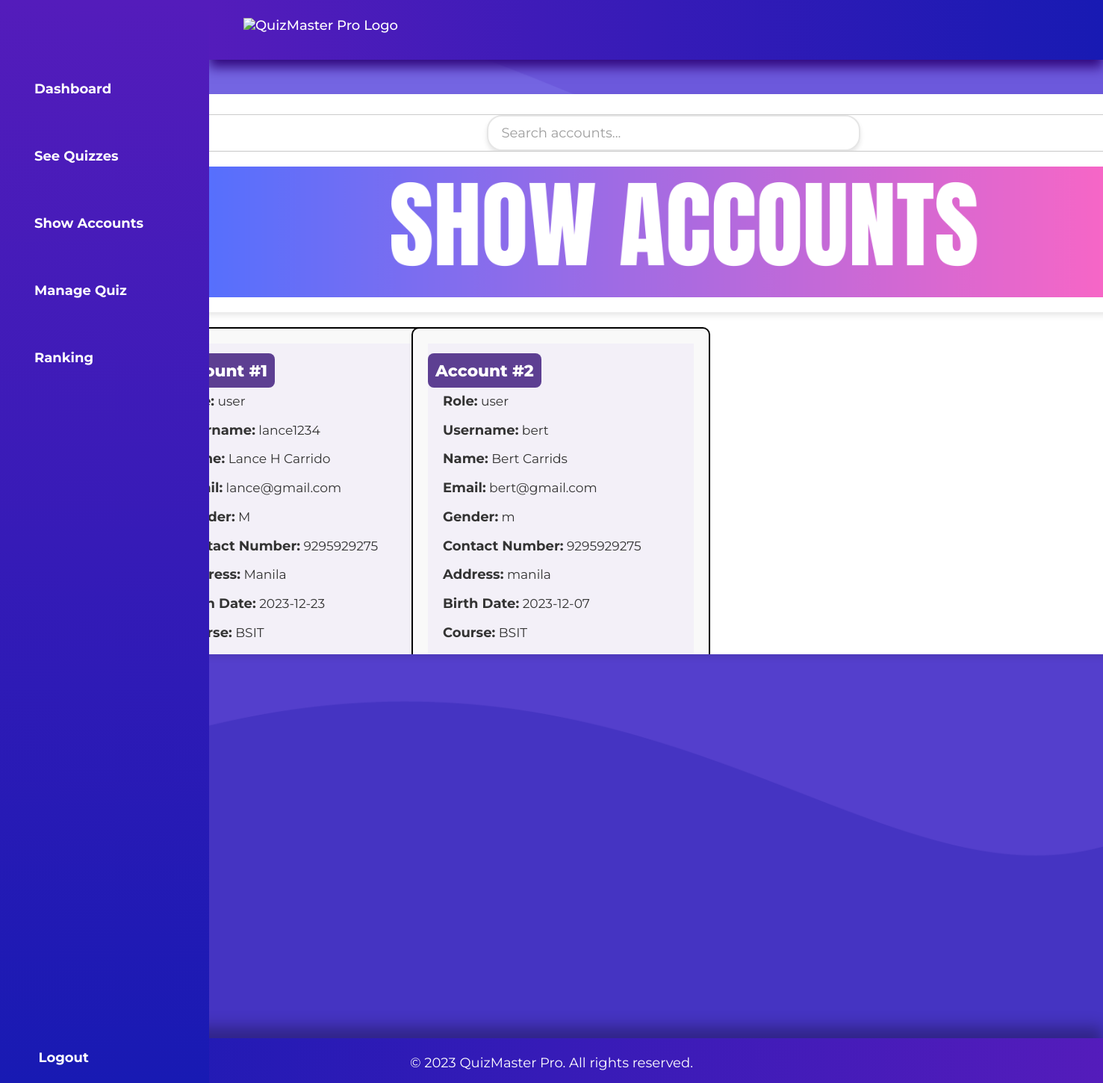
The page /dash.php on the database its author committed.
### tables this page shows
CREATE TABLE `user` (
  `id` int(11) NOT NULL,
  `role` varchar(5) NOT NULL,
  `username` varchar(225) NOT NULL,
  `firstname` varchar(225) NOT NULL,
  `middlename` varchar(50) NOT NULL,
  `lastname` varchar(255) NOT NULL,
  `email` varchar(225) NOT NULL,
  `contactnum` bigint(11) NOT NULL,
  `gender` varchar(1) NOT NULL,
  `address` varchar(70) NOT NULL,
  `birthdate` date NOT NULL,
  `course` varchar(10) NOT NULL,
  `yr_lvl` int(1) NOT NULL,
  `section` varchar(20) NOT NULL,
  `password` varchar(225) NOT NULL
);

### adminView/viewAccounts.php (the view, shortened to what this page needs)
<!DOCTYPE html>
<html lang="en">
<head>
    <link rel="stylesheet" href="https://cdnjs.cloudflare.com/ajax/libs/font-awesome/5.15.3/css/all.min.css">
    <link rel="stylesheet" href="./CSS/Accounts.css">
</head>
<body>
<div class="search-wrapper">
                <form action="dash.php?view=searchAcc" method="post">
                    <input type="search" name="search" placeholder="Search accounts...">
                </form>
            </div>
    <div class="container">
    <img src="MainPics/h2.png" alt="QuizMaster Pro Logo" style="max-height: 250px; margin-top: 0; width: 1300px; margin-left: 20px">
        </div>
        <div class="card-container">
            <?php
            include_once "./config/mysql_connect.php";
            $sql = "SELECT * FROM user WHERE role != 'admin'";
            $result = $conn->query($sql);
            $count = 1;
            if ($result->num_rows > 0) {
                while ($row = $result->fetch_assoc()) {
                    $name = ucwords($row['firstname'] . ' ' . $row['middlename'] .' '. $row['lastname']);
            ?>
                    <div class="account-card">
                        <div class="card-content">
                            <span class="card-title">Account #<?= $count ?></span>
                            <p><strong>Role:</strong> <?= $row["role"] ?></p>
                            <p><strong>Username:</strong> <?= $row["username"] ?></p>
                            <p><strong>Name:</strong> <?= $name ?></p>
                            <p><strong>Email:</strong> <?= $row["email"] ?></p>
                            <p><strong>Gender:</strong> <?= $row["gender"] ?></p>
                            <p><strong>Contact Number:</strong> <?= $row["contactnum"] ?></p>
                            <p><strong>Address:</strong> <?= $row["address"] ?></p>
                            <p><strong>Birth Date:</strong> <?= $row["birthdate"] ?></p>
                            <p><strong>Course:</strong> <?= $row["course"] ?></p>
                            <p><strong>Year Level:</strong> <?= $row["yr_lvl"] ?></p>
                        </div>
                    </div>
            <?php
                    $count++;
                }
            } else {
                echo "<p>No accounts found.</p>";
            }
            ?>
        </div>
    </div>
</body>
</html>

### CSS/style3.css (style rules this page uses)
* { margin: 0; padding: 0; font-family: 'Work Sans', sans-serif; font-size: 18px; }

### CSS/admin.css (style rules this page uses)
:root { --text-grey: #8390A2; }
* { padding: 0; margin: 0; box-sizing: border-box; list-style-type: none; text-decoration: none; font-family: 'Montserrat', sans-serif; }
.search-wrapper { border: 1px solid #ccc; border-radius: 30px; height: 50px; display: flex; align-items: center; overflow-x: hidden; }
.search-wrapper input { height: 100%; padding: 1rem; border: none; outline: none; }

### CSS/Accounts.css (style rules this page uses)
body { font-family: 'Poppins', sans-serif; background: linear-gradient(to bottom, #020296, #664dd8, #7879c9, #9496f0, #7a7ae7); margin: 0; padding: 0; display: flex; justify-content: center; align-items: center; height: 100vh; background-repeat: no-repeat; background-attachment: fixed; background-size: cover; overflow: hidden; }
form { width: 100%; }

### adminView/viewAccounts.php (style rules this page uses)
body { font-family: 'Montserrat', sans-serif; background: url(../MainPics/b1.png) no-repeat center center fixed; background-size: cover; display: flex; justify-content: center; margin: 0; height:100vh; align-items: center; }
.container { width: 100%; max-width: 1400px; margin-top: 400px; padding-top: 200px; margin-bottom: 20px; }
.card-container { margin-top: 20px; display: grid; grid-template-columns: repeat(3, minmax(0, 1fr)); gap: 20px; }
.account-card { border-radius: 20px; box-shadow: 0px 10px 15px #31087e; overflow: hidden; transition: all 0.3s ease; border: 2px solid #000000; transition: transform 0.3s ease, box-shadow 0.3s ease; width: 400px; }
.card-content { padding: 20px; background-color: #f3f0f8; }
.card-title { background-color: #5d3f92; color: #fff; padding: 20px; border-radius: 20px 20px 0 0; margin: -20px -20px 20px -20px; text-align: center; font-size: 1.5em; font-weight: 800; }
.card-content p { margin: 10px 0; line-height: 1.6; color: #333; }
.container { width: 1500px; max-width: 1400px; margin: auto; background-color: white; border-radius: 10px; box-shadow: 0 4px 8px rgba(0, 0, 0, 0.1); overflow-y: auto; max-height: 750px; padding: 20px; }
.card-container { display: grid; grid-template-columns: repeat(auto-fill, minmax(300px, 1fr)); gap: 50px; }
.account-card { background: #f9f9f9; border-radius: 10px; box-shadow: 0 2px 4px rgba(0, 0, 0, 0.05); padding: 20px; transition: box-shadow 0.3s; }
.card-title { background-color: #5d3f92; color: white; padding: 10px; border-radius: 8px; text-align: center; font-size: 1.2em; margin-bottom: 20px; }
.card-content p { margin-bottom: 10px; font-size: 0.95rem; }
.search-wrapper { display: flex; justify-content: center; align-items: center; margin: auto; }
.search-wrapper form { position: relative; width: 100%; max-width: 500px; }
.search-wrapper input[type="search"] { width: 100%; padding: 0.75rem 1rem; border: 2px solid #e6e6e6; border-radius: 20px; box-shadow: 0 4px 6px rgba(0, 0, 0, 0.1); outline: none; font-size: 1rem; transition: border-color 0.2s ease-in-out; }
.search-wrapper input[type="search"]::placeholder { color: #9e9e9e; }

### rows shown on the page
user: role "user", username "lance1234", name "Lance H Carrido", email "lance@gmail.com", gender "M", contactnum "9295929275", address "Manila", birthdate "2023-12-23", course "BSIT"
user: role "user", username "bert", name "Bert Carrids", email "bert@gmail.com", gender "m", contactnum "9295929275", address "manila", birthdate "2023-12-07", course "BSIT"
